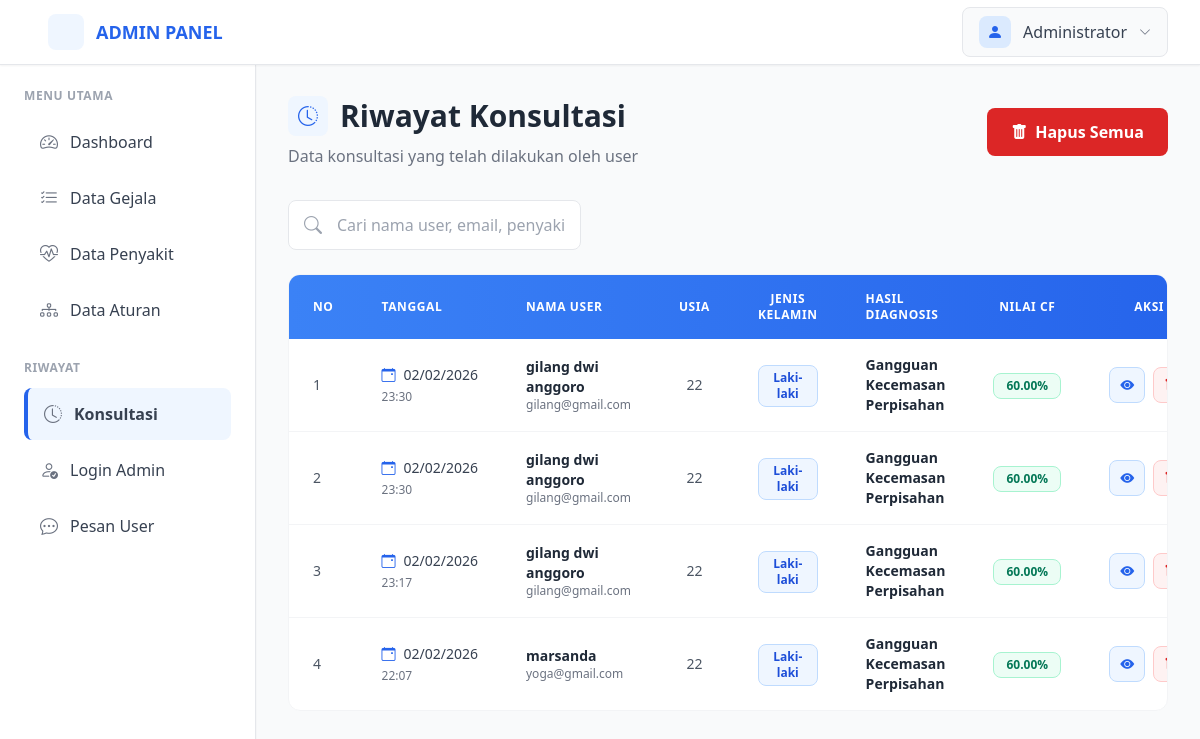
The page /riwayat/konsultasi (signed in) on the database as committed earlier.
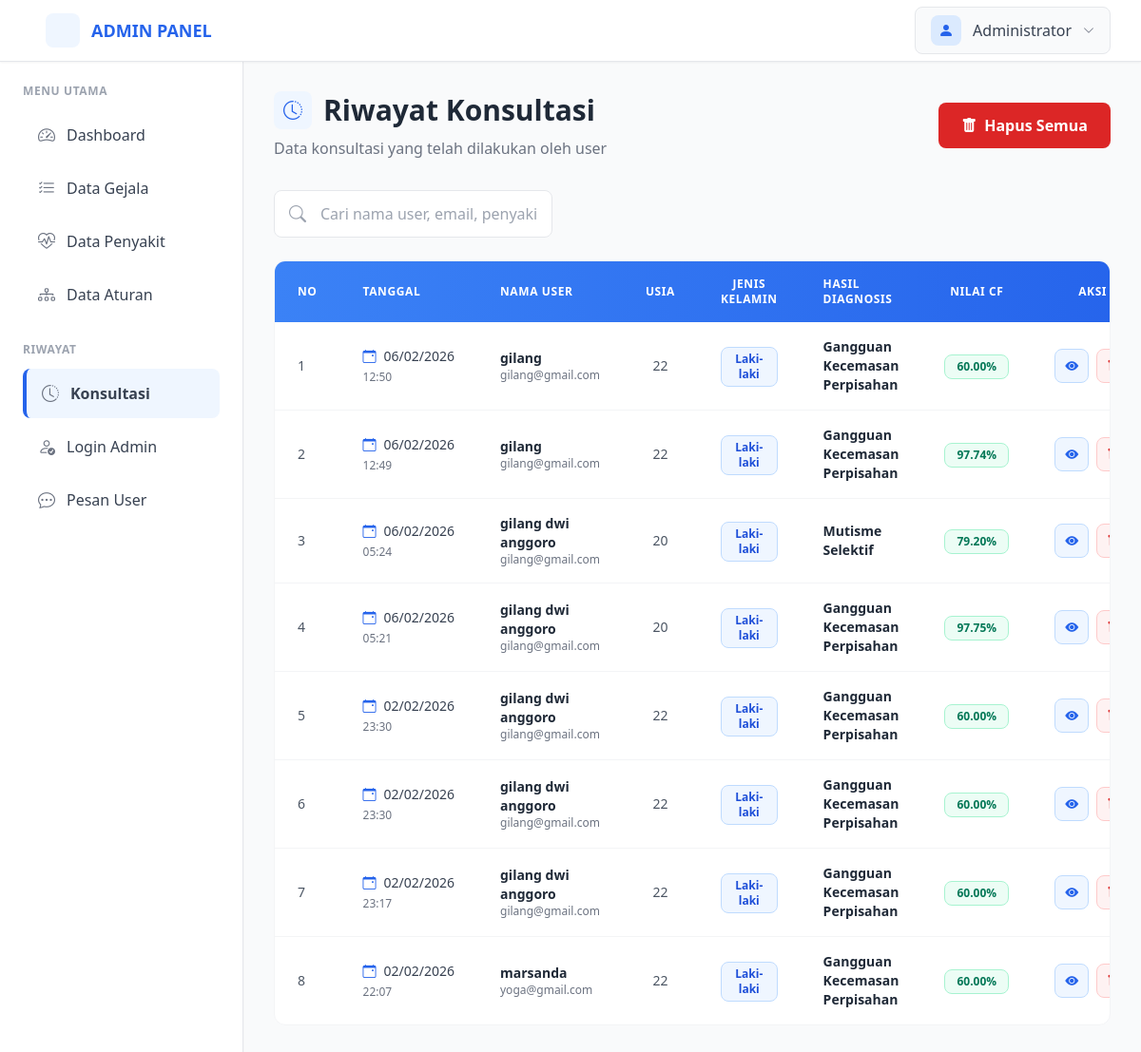
The same page on the database as committed later.
### models/models.py (models this page shows, shortened)
class Admin(UserMixin, db.Model):
    __tablename__ = 'admin'
    id = db.Column(db.Integer, primary_key=True)
    username = db.Column(db.String(80), unique=True, nullable=False)
    nama_admin = db.Column(db.String(100), nullable=False)
    password_hash = db.Column(db.String(255), nullable=False)
    created_at = db.Column(db.DateTime, default=datetime.utcnow)
    riwayat_login = db.relationship('RiwayatLogin', backref='admin', lazy=True, cascade='all, delete-orphan')

class RiwayatUser(db.Model):
    __tablename__ = 'riwayat_user'
    id = db.Column(db.Integer, primary_key=True)
    nama_user = db.Column(db.String(100), nullable=False)
    usia = db.Column(db.Integer, nullable=False)
    jenis_kelamin = db.Column(db.String(20), nullable=False)
    email = db.Column(db.String(120), db.ForeignKey('users.email'), nullable=True)
    kode_penyakit = db.Column(db.String(10), db.ForeignKey('penyakit.kode_penyakit'), nullable=False)
    nilai_cf = db.Column(db.Float, nullable=False)
    gejala_dipilih = db.Column(db.Text, nullable=False)
    tanggal_konsultasi = db.Column(db.DateTime, default=datetime.utcnow)
    alternatif_diagnosis = db.Column(db.Text, nullable=True)  # JSON string untuk penyakit lain yang menyertai

class Penyakit(db.Model):
    __tablename__ = 'penyakit'
    id = db.Column(db.Integer, primary_key=True)
    kode_penyakit = db.Column(db.String(10), unique=True, nullable=False)
    nama_penyakit = db.Column(db.String(100), nullable=False)
    solusi = db.Column(db.Text, nullable=False)
    created_at = db.Column(db.DateTime, default=datetime.utcnow)
    aturan = db.relationship('Aturan', backref='penyakit', lazy=True, cascade='all, delete-orphan')
    riwayat_user = db.relationship('RiwayatUser', backref='penyakit', lazy=True, cascade='all, delete-orphan')

### routes/riwayat.py (the view)
@riwayat_bp.route('/konsultasi')
@login_required
def konsultasi():
    page = request.args.get('page', 1, type=int)
    per_page = 10
    riwayat = RiwayatUser.query.order_by(RiwayatUser.tanggal_konsultasi.desc()).paginate(
        page=page, per_page=per_page, error_out=False
    )
    return render_template('riwayat/index.html', riwayat=riwayat)

### templates/riwayat/index.html (shortened to what this page needs)
{% extends 'base.html' %}
{% block content %}
<div class="mb-6 sm:mb-8 flex flex-col sm:flex-row sm:items-center sm:justify-between gap-4 animate-fade-in">
    <div>
        <h1 class="text-2xl sm:text-3xl font-bold text-gray-800 flex items-center space-x-2 sm:space-x-3">
            <div class="w-9 h-9 sm:w-10 sm:h-10 bg-blue-50 rounded-lg flex items-center justify-center">
                <i class="bi bi-clock-history text-blue-600 text-lg sm:text-xl"></i>
            </div>
            <span>Riwayat Konsultasi</span>
        </h1>
        <p class="text-sm sm:text-base text-gray-500 mt-2">Data konsultasi yang telah dilakukan oleh user</p>
    </div>
    {% if riwayat.items %}
    <form method="POST" action="{{ url_for('riwayat.hapus_semua') }}"
          onsubmit="return confirm('Apakah Anda yakin ingin menghapus SEMUA riwayat konsultasi?')"
          class="w-full sm:w-auto">
        <button type="submit"
                class="w-full sm:w-auto bg-red-600 hover:bg-red-700 text-white font-semibold py-2.5 sm:py-3 px-5 sm:px-6 rounded-lg transition-colors duration-200 flex items-center justify-center space-x-2 text-sm sm:text-base">
            <i class="bi bi-trash-fill"></i>
            <span>Hapus Semua</span>
        </button>
    </form>
    {% endif %}
</div>
<div class="mb-4 sm:mb-6 animate-fade-in" style="animation-delay: 0.1s;">
    <div class="relative w-full sm:w-2/3 md:w-1/2 lg:w-1/3">
        <span class="absolute inset-y-0 left-0 flex items-center pl-3 sm:pl-4 text-gray-400">
            <i class="bi bi-search text-base sm:text-lg"></i>
        </span>
        <input
            type="text"
            id="searchInput"
            placeholder="Cari nama user, email, penyakit..."
            class="w-full pl-10 sm:pl-12 pr-4 py-2.5 sm:py-3 border border-gray-200 rounded-lg
                   focus:outline-none focus:ring-2 focus:ring-blue-500 focus:border-blue-500
                   transition-all duration-200 text-sm sm:text-base"
            onkeyup="searchTable()"
        >
    </div>
</div>
<div class="bg-white rounded-xl overflow-hidden animate-fade-in border border-gray-100" style="animation-delay: 0.2s;">
    <div class="hidden md:block overflow-x-auto">
        <table class="w-full" id="riwayatTable">
            <thead class="bg-gradient-to-r from-blue-500 to-blue-600">
                <tr>
                    <th class="px-4 sm:px-6 py-3 sm:py-4 text-left text-xs font-semibold text-white uppercase tracking-wider">No</th>
                    <th class="px-4 sm:px-6 py-3 sm:py-4 text-left text-xs font-semibold text-white uppercase tracking-wider">Tanggal</th>
                    <th class="px-4 sm:px-6 py-3 sm:py-4 text-left text-xs font-semibold text-white uppercase tracking-wider">Nama User</th>
                    <th class="px-4 sm:px-6 py-3 sm:py-4 text-center text-xs font-semibold text-white uppercase tracking-wider">Usia</th>
                    <th class="px-4 sm:px-6 py-3 sm:py-4 text-center text-xs font-semibold text-white uppercase tracking-wider">Jenis Kelamin</th>
                    <th class="px-4 sm:px-6 py-3 sm:py-4 text-left text-xs font-semibold text-white uppercase tracking-wider">Hasil Diagnosis</th>
                    <th class="px-4 sm:px-6 py-3 sm:py-4 text-center text-xs font-semibold text-white uppercase tracking-wider">Nilai CF</th>
                    <th class="px-4 sm:px-6 py-3 sm:py-4 text-center text-xs font-semibold text-white uppercase tracking-wider">Aksi</th>
                </tr>
            </thead>
            <tbody class="divide-y divide-gray-100">
                {% for item in riwayat.items %}
                <tr class="hover:bg-blue-50 transition-colors duration-150">
                    <td class="px-4 sm:px-6 py-3 sm:py-4 text-gray-600 text-xs sm:text-sm">
                        {{ loop.index + (riwayat.page - 1) * riwayat.per_page }}
                    </td>
                    <td class="px-4 sm:px-6 py-3 sm:py-4">
                        <div class="flex items-center space-x-2">
                            <i class="bi bi-calendar-event text-blue-600 text-sm"></i>
                            <span class="text-gray-700 text-xs sm:text-sm">{{ item.tanggal_konsultasi.strftime('%d/%m/%Y') }}</span>
                        </div>
                        <div class="text-xs text-gray-500 mt-1">
                            {{ item.tanggal_konsultasi.strftime('%H:%M') }}
                        </div>
                    </td>
                    <td class="px-4 sm:px-6 py-3 sm:py-4">
                        <div class="font-semibold text-gray-800 text-xs sm:text-sm">{{ item.nama_user }}</div>
                        <div class="text-xs text-gray-500">
                            {{ item.email if item.email else '-' }}
                        </div>
                    </td>
                    <td class="px-4 sm:px-6 py-3 sm:py-4 text-center text-xs sm:text-sm text-gray-600">
                        {{ item.usia }}
                    </td>
                    <td class="px-4 sm:px-6 py-3 sm:py-4 text-center">
                        <span class="inline-flex items-center px-2 sm:px-3 py-1 rounded-lg text-xs font-semibold
                        {% if item.jenis_kelamin == 'Laki-laki' %}
                            bg-blue-50 text-blue-700 border border-blue-200
                        {% else %}
                            bg-pink-50 text-pink-700 border border-pink-200
                        {% endif %}">
                            {{ item.jenis_kelamin }}
                        </span>
                    </td>
                    <td class="px-4 sm:px-6 py-3 sm:py-4">
                        <div class="font-semibold text-gray-800 text-xs sm:text-sm">
                            {{ item.penyakit.nama_penyakit }}
                        </div>
                    </td>
                    <td class="px-4 sm:px-6 py-3 sm:py-4 text-center">
                        <span class="inline-flex items-center px-2 sm:px-3 py-1 rounded-lg text-xs font-semibold bg-emerald-50 text-emerald-700 border border-emerald-200">
                            {{ "%.2f"|format(item.nilai_cf * 100) }}%
                        </span>
                    </td>
                    <td class="px-4 sm:px-6 py-3 sm:py-4 text-center">
                        <div class="flex items-center justify-center space-x-1.5 sm:space-x-2">
                            <a href="{{ url_for('riwayat.detail', id=item.id) }}"
                               class="w-8 h-8 sm:w-9 sm:h-9 bg-blue-50 hover:bg-blue-100 text-blue-600 hover:text-blue-700 rounded-lg transition-all duration-200 flex items-center justify-center border border-blue-200"
                               title="Lihat Detail">
                                <i class="bi bi-eye-fill text-xs sm:text-sm"></i>
                            </a>
                            <form method="POST" action="{{ url_for('riwayat.hapus', id=item.id) }}"
                                  onsubmit="return confirm('Apakah Anda yakin ingin menghapus data konsultasi ini?')"
                                  class="inline">
                                <button type="submit"
                                        class="w-8 h-8 sm:w-9 sm:h-9 bg-red-50 hover:bg-red-100 text-red-600 hover:text-red-700 rounded-lg transition-all duration-200 flex items-center justify-center border border-red-200"
                                        title="Hapus">
                                    <i class="bi bi-trash-fill text-xs sm:text-sm"></i>
                                </button>
                            </form>
                        </div>
                    </td>
                </tr>
                {% endfor %}
            </tbody>
        </table>
    </div>
</div>
{% endblock %}

### templates/base.html (shortened to what this page needs)
<!DOCTYPE html>
<html lang="id">
<head>
    <script src="https://cdn.tailwindcss.com"></script>
    <link rel="stylesheet" href="https://cdn.jsdelivr.net/npm/bootstrap-icons@1.11.0/font/bootstrap-icons.css">
</head>
<body class="bg-gray-50 min-h-screen">
    {% if current_user.is_authenticated %}
    <nav class="bg-white shadow-sm fixed w-full top-0 z-50 border-b border-gray-200">
        <div class="max-w-full mx-auto px-4 sm:px-6 lg:px-8">
            <div class="flex justify-between items-center h-16">
                <div class="flex items-center space-x-4">
                    <a href="{{ url_for('dashboard.index') }}" class="flex items-center space-x-3 text-blue-600 hover:text-blue-700 transition-colors">
                        <div class="w-9 h-9 bg-blue-50 rounded-lg flex items-center justify-center">
                        </div>
                        <span class="font-bold text-lg hidden sm:block">ADMIN PANEL</span>
                    </a>
                </div>
                <div class="relative" x-data="{ open: false }">
                    <button @click="open = !open" class="flex items-center space-x-3 bg-gray-50 hover:bg-gray-100 px-4 py-2 rounded-lg transition-all duration-200 border border-gray-200">
                        <div class="w-8 h-8 bg-blue-100 rounded-lg flex items-center justify-center">
                            <i class="bi bi-person-fill text-blue-600"></i>
                        </div>
                        <span class="text-gray-700 font-medium hidden sm:block">{{ current_user.nama_admin }}</span>
                        <i class="bi bi-chevron-down text-gray-500 text-xs"></i>
                    </button>
                </div>
            </div>
        </div>
    </nav>
    <aside id="sidebar" class="fixed top-16 left-0 h-full w-64 bg-white shadow-sm z-40 transform -translate-x-full lg:translate-x-0 transition-transform duration-300 overflow-y-auto border-r border-gray-200">
        <div class="p-6">
            <div class="mb-6">
                <h3 class="text-xs font-semibold text-gray-400 uppercase tracking-wider mb-3">Menu Utama</h3>
                <ul class="space-y-1">
                    <li>
                        <a href="{{ url_for('dashboard.index') }}" class="sidebar-link group flex items-center space-x-3 px-4 py-3 rounded-lg hover:bg-blue-50 transition-all duration-200">
                            <i class="bi bi-speedometer2 text-gray-500 group-hover:text-blue-600 text-lg"></i>
                            <span class="text-gray-700 group-hover:text-blue-600 font-medium">Dashboard</span>
                        </a>
                    </li>
                    <li>
                        <a href="{{ url_for('gejala.index') }}" class="sidebar-link group flex items-center space-x-3 px-4 py-3 rounded-lg hover:bg-blue-50 transition-all duration-200">
                            <i class="bi bi-list-check text-gray-500 group-hover:text-blue-600 text-lg"></i>
                            <span class="text-gray-700 group-hover:text-blue-600 font-medium">Data Gejala</span>
                        </a>
                    </li>
                    <li>
                        <a href="{{ url_for('penyakit.index') }}" class="sidebar-link group flex items-center space-x-3 px-4 py-3 rounded-lg hover:bg-blue-50 transition-all duration-200">
                            <i class="bi bi-heart-pulse text-gray-500 group-hover:text-blue-600 text-lg"></i>
                            <span class="text-gray-700 group-hover:text-blue-600 font-medium">Data Penyakit</span>
                        </a>
                    </li>
                    <li>
                        <a href="{{ url_for('aturan.index') }}" class="sidebar-link group flex items-center space-x-3 px-4 py-3 rounded-lg hover:bg-blue-50 transition-all duration-200">
                            <i class="bi bi-diagram-3 text-gray-500 group-hover:text-blue-600 text-lg"></i>
                            <span class="text-gray-700 group-hover:text-blue-600 font-medium">Data Aturan</span>
                        </a>
                    </li>
                </ul>
            </div>
            <div class="mb-6">
                <h3 class="text-xs font-semibold text-gray-400 uppercase tracking-wider mb-3">Riwayat</h3>
                <ul class="space-y-1">
                    <li>
                        <a href="{{ url_for('riwayat.konsultasi') }}" class="sidebar-link group flex items-center space-x-3 px-4 py-3 rounded-lg hover:bg-blue-50 transition-all duration-200">
                            <i class="bi bi-clock-history text-gray-500 group-hover:text-blue-600 text-lg"></i>
                            <span class="text-gray-700 group-hover:text-blue-600 font-medium">Konsultasi</span>
                        </a>
                    </li>
                    <li>
                        <a href="{{ url_for('riwayat.login_admin') }}" class="sidebar-link group flex items-center space-x-3 px-4 py-3 rounded-lg hover:bg-blue-50 transition-all duration-200">
                            <i class="bi bi-person-check text-gray-500 group-hover:text-blue-600 text-lg"></i>
                            <span class="text-gray-700 group-hover:text-blue-600 font-medium">Login Admin</span>
                        </a>
                    </li>
                    <li>
                        <a href="{{ url_for('riwayat.pesan_user') }}" class="sidebar-link group flex items-center space-x-3 px-4 py-3 rounded-lg hover:bg-blue-50 transition-all duration-200">
                            <i class="bi bi-chat-dots text-gray-500 group-hover:text-blue-600 text-lg"></i>
                            <span class="text-gray-700 group-hover:text-blue-600 font-medium">Pesan User</span>
                        </a>
                    </li>
                </ul>
            </div>
        </div>
    </aside>
    <main class="lg:ml-64 pt-16 min-h-screen">
        <div class="p-4 sm:p-6 lg:p-8">
            {% block content %}{% endblock %}
        </div>
    </main>
    {% else %}
    <div class="container mx-auto px-4">
        {% block auth_content %}{% endblock %}
    </div>
    {% endif %}
</body>
</html>

Rows that differ between the two databases and show on the page:
added RiwayatUser: tanggal_konsultasi "06/02/2026", tanggal_konsultasi "12:50", nama_user "gilang", email "gilang@gmail.com", usia "22", jenis_kelamin "Laki-laki", penyakit.nama_penyakit "Gangguan Kecemasan Perpisahan", item.nilai_cf*100 "60.00"
added RiwayatUser: tanggal_konsultasi "06/02/2026", tanggal_konsultasi "12:49", nama_user "gilang", email "gilang@gmail.com", usia "22", jenis_kelamin "Laki-laki", penyakit.nama_penyakit "Gangguan Kecemasan Perpisahan", item.nilai_cf*100 "97.74"
added RiwayatUser: tanggal_konsultasi "06/02/2026", tanggal_konsultasi "05:24", nama_user "gilang dwi anggoro", email "gilang@gmail.com", usia "20", jenis_kelamin "Laki-laki", penyakit.nama_penyakit "Mutisme Selektif", item.nilai_cf*100 "79.20"
added RiwayatUser: tanggal_konsultasi "06/02/2026", tanggal_konsultasi "05:21", nama_user "gilang dwi anggoro", email "gilang@gmail.com", usia "20", jenis_kelamin "Laki-laki", penyakit.nama_penyakit "Gangguan Kecemasan Perpisahan", item.nilai_cf*100 "97.75"
